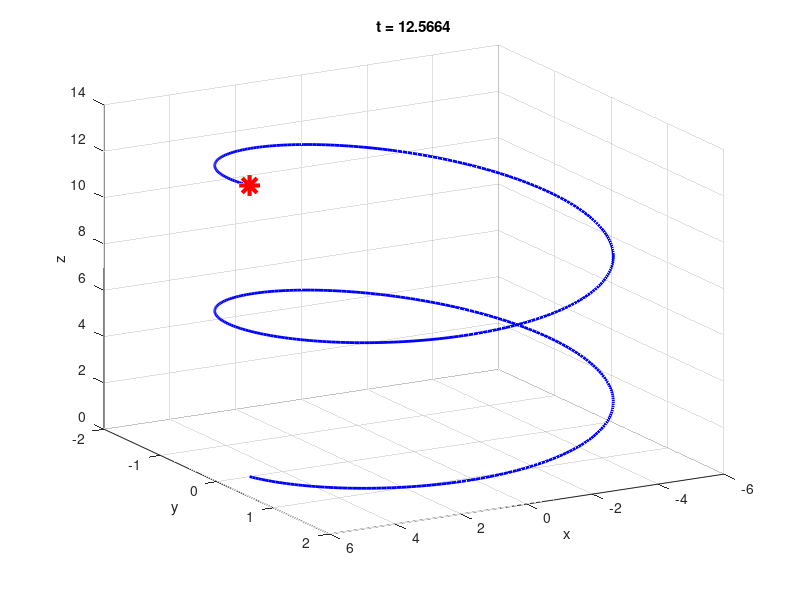

This figure's MATLAB source: (Note: this script raises an error after producing the figure.)
clear, clc, close all;

%Christopher Lum
%lum@uw.edu
%
%Illustrate animation in Matlab
%
%This file is designed to accompany the YouTube video at 
%https://youtu.be/3I1_5M7Okqo

%Version History
%11/12/13: Created (from lecture 14 in AA447)
%11/09/14: Updated for 2014
%11/03/18: Moved to YouTube structure, updated documentation, add drawnow,


%% Step 1: Generate Data
%Animate a point moving along a 3D parametric curve
t = linspace(0,4*pi, 500);
x = 5*cos(t);
y = 2*sin(t);
z = t;

%% Step 2: Draw/Render Scenario
figh = figure;

for k=1:length(t)
    
    %Clear the figure to start with a blank slate
    clf
    
    %Extract data at the current time step
    t_k = t(k);
    x_k = x(k);
    y_k = y(k);
    z_k = z(k);
    
    %Where is the current point?
    plot3(x_k, y_k, z_k, 'r*', 'MarkerSize', 15, 'LineWidth', 3)
    
    %Plot the entire curve
    hold on
    plot3(x, y, z, 'b-', 'LineWidth', 2);
    
    %Add plotting options
    grid on
    xlabel('x')
    ylabel('y')
    zlabel('z')
    title(['t = ',num2str(t_k)]) % Time updating
    view([20 35 15])             % Angle of inclination (°) in every axis: x y z   
      % view([35+10*t_k 35])         % Rotate viewpoint can be manipulated
    
    %% Step 3: Take a Snapshot
    %Save the frame
    movieVector(k) = getframe;
      % movieVector(k) = getframe(figh, [10 10 520 400]); %manually specify getframe region
    
    %% Step 4: Advance Time
    %Happens automatically if using a for loop
end

%% Step 5: Save Movie
%Create a VideoWriter object and set properties
myWriter = VideoWriter('Helicoide.avi');            %create an .avi file
myWriter.FrameRate = 20;

%Open the VideoWriter object, write the movie, and close the file
open(myWriter);
writeVideo(myWriter, movieVector);
close(myWriter);

disp('DONE!')